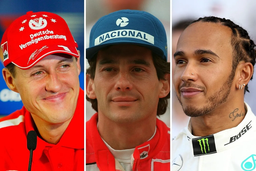
#> input picture Prova/Pratica 5 - SVM/pilotosPEQUENO.png, 256 x 171 px, shrunk from 750 x 500 before the run, found by its file name
$ python 'AULA 3 - 2 - svm pilotos.py'
#> lines starting #> are read from the running program, lines starting #| are printed output that depends on the picture
#!/usr/bin/env python
# coding: utf-8

import numpy as np
import matplotlib.pyplot as plt
import pandas as pd
from sklearn import svm
from sklearn.model_selection import train_test_split
from sklearn.metrics import confusion_matrix, accuracy_score
import cv2

def plot_confusion_matrix(y_true, y_pred, classes, normalize=False, title=None, cmap=plt.cm.Blues):
    if not title:
        title = 'Normalized confusion matrix' if normalize else 'Confusion matrix, without normalization'

    cm = confusion_matrix(y_true, y_pred)
    if normalize:
        cm = cm.astype('float') / cm.sum(axis=1)[:, np.newaxis]
        print("Normalized confusion matrix:")
    else:
        print('Confusion matrix, without normalization:')
    print(cm)

    plt.imshow(cm, interpolation='nearest', cmap=cmap)
    plt.title(title)
    plt.colorbar()
    tick_marks = np.arange(len(classes))
    plt.xticks(tick_marks, classes, rotation=45)
    plt.yticks(tick_marks, classes)

    fmt = '.2f' if normalize else 'd'
    thresh = cm.max() / 2.
    for i in range(cm.shape[0]):
        for j in range(cm.shape[1]):
            plt.text(j, i, format(cm[i, j], fmt), ha="center", va="center",
                     color="white" if cm[i, j] > thresh else "black")
    plt.ylabel('True label')
    plt.xlabel('Predicted label')
    plt.tight_layout()

print("Script que lê o arquivo 'dados.csv' gerado pelo CCF394 roi picker de imagens")
print("E realiza a classificação dos pixels utilizando SVM")
print("Aceita somente 5 classes, determinadas durante a captura dos pixels")

df = pd.read_csv('dados.csv')
#> (reads Prova/Pratica 5 - SVM/dados.csv from the repository)
X = df.iloc[:, :3].values
y = df.iloc[:, 3].values

class_names = np.array(['Grupo1', 'Grupo2', 'Grupo3', 'Grupo4', 'Grupo5'])

X_train, X_test, y_train, y_test = train_test_split(X, y, random_state=0)

classificador = svm.SVC(kernel='linear', C=0.01)
y_pred = classificador.fit(X_train, y_train).predict(X_test)

# Avaliando a precisão do modelo
precisao = accuracy_score(y_test, y_pred)
print(f'Precisão do modelo: {precisao * 100:.2f} %')

# Plotando a matriz de confusão
plt.figure(figsize=(10, 5))

plt.subplot(1, 2, 1)
plot_confusion_matrix(y_test, y_pred, classes=class_names, title='Confusion matrix, without normalization')

plt.subplot(1, 2, 2)
plot_confusion_matrix(y_test, y_pred, classes=class_names, normalize=True, title='Normalized confusion matrix')

plt.show()
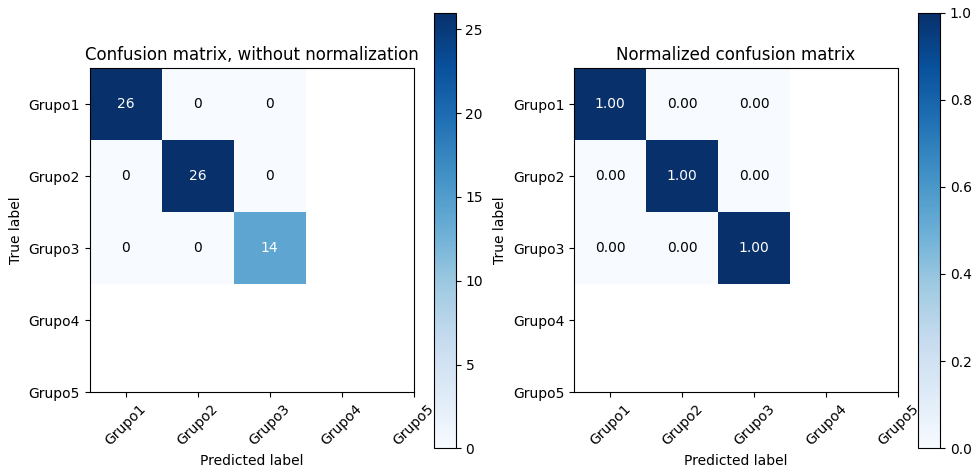
#> figure drawn by matplotlib, 4 panels

print("Aguarde a classificação dos pixels...")

# Lendo a imagem
newImage = cv2.imread("pilotospequeno.png")
#> newImage is the input picture: shape (171, 256, 3); mean B, G, R 89.7, 100.7, 162.7

# Verificando se a imagem foi carregada corretamente
if newImage is None:
    print("Erro ao carregar a imagem!")
else:
    # Aplicando a classificação aos pixels da imagem
    rows, cols, _ = newImage.shape
#> rows = 171; cols = 256
    for y in range(rows):
        for x in range(cols):
            entrada = newImage[y, x].reshape(1, -1)
            saida = classificador.predict(entrada)
            if saida == 0:
                newImage[y, x] = (0, 0, 255)  # Vermelho
            elif saida == 1:
                newImage[y, x] = (255, 0, 0)  # Azul
            elif saida == 2:
                newImage[y, x] = (0, 255, 0)  # Verde
            elif saida == 3:
                newImage[y, x] = (255, 255, 255)  # Branco
            elif saida == 4:
                newImage[y, x] = (100, 100, 100)  # Cinza
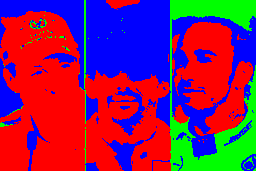
#> newImage: shape (171, 256, 3); mean B, G, R 92.9, 31.9, 130.2

    # Exibindo a imagem resultante
    cv2.imshow("Saída", newImage)
    cv2.waitKey(0)
    cv2.destroyAllWindows()
